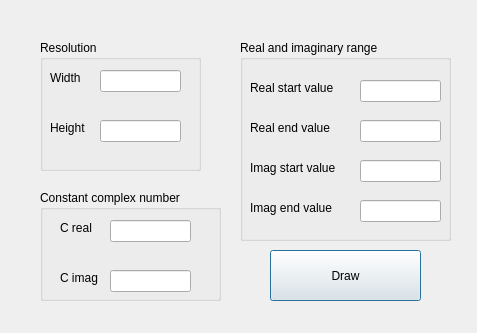
<?xml version="1.0" encoding="UTF-8"?>
<ui version="4.0">
 <class>Dialog</class>
 <widget class="QDialog" name="Dialog">
  <property name="enabled">
   <bool>true</bool>
  </property>
  <property name="geometry">
   <rect>
    <x>0</x>
    <y>0</y>
    <width>477</width>
    <height>333</height>
   </rect>
  </property>
  <property name="windowTitle">
   <string>Dialog</string>
  </property>
  <widget class="QGroupBox" name="groupBox">
   <property name="geometry">
    <rect>
     <x>40</x>
     <y>40</y>
     <width>161</width>
     <height>131</height>
    </rect>
   </property>
   <property name="title">
    <string>Resolution</string>
   </property>
   <widget class="QLabel" name="label">
    <property name="geometry">
     <rect>
      <x>10</x>
      <y>30</y>
      <width>41</width>
      <height>16</height>
     </rect>
    </property>
    <property name="text">
     <string>Width</string>
    </property>
   </widget>
   <widget class="QLabel" name="label_2">
    <property name="geometry">
     <rect>
      <x>10</x>
      <y>80</y>
      <width>41</width>
      <height>16</height>
     </rect>
    </property>
    <property name="text">
     <string>Height</string>
    </property>
   </widget>
   <widget class="QLineEdit" name="lineEdit">
    <property name="geometry">
     <rect>
      <x>60</x>
      <y>30</y>
      <width>81</width>
      <height>22</height>
     </rect>
    </property>
   </widget>
   <widget class="QLineEdit" name="lineEdit_2">
    <property name="geometry">
     <rect>
      <x>60</x>
      <y>80</y>
      <width>81</width>
      <height>22</height>
     </rect>
    </property>
   </widget>
  </widget>
  <widget class="QGroupBox" name="groupBox_2">
   <property name="geometry">
    <rect>
     <x>240</x>
     <y>40</y>
     <width>211</width>
     <height>201</height>
    </rect>
   </property>
   <property name="title">
    <string>Real and imaginary range</string>
   </property>
   <widget class="QLineEdit" name="lineEdit_3">
    <property name="geometry">
     <rect>
      <x>120</x>
      <y>40</y>
      <width>81</width>
      <height>22</height>
     </rect>
    </property>
   </widget>
   <widget class="QLabel" name="label_3">
    <property name="geometry">
     <rect>
      <x>10</x>
      <y>80</y>
      <width>91</width>
      <height>16</height>
     </rect>
    </property>
    <property name="text">
     <string>Real end value</string>
    </property>
   </widget>
   <widget class="QLineEdit" name="lineEdit_4">
    <property name="geometry">
     <rect>
      <x>120</x>
      <y>80</y>
      <width>81</width>
      <height>22</height>
     </rect>
    </property>
   </widget>
   <widget class="QLabel" name="label_4">
    <property name="geometry">
     <rect>
      <x>10</x>
      <y>40</y>
      <width>101</width>
      <height>16</height>
     </rect>
    </property>
    <property name="text">
     <string>Real start value</string>
    </property>
   </widget>
   <widget class="QLabel" name="label_5">
    <property name="geometry">
     <rect>
      <x>10</x>
      <y>160</y>
      <width>91</width>
      <height>16</height>
     </rect>
    </property>
    <property name="text">
     <string>Imag end value</string>
    </property>
   </widget>
   <widget class="QLineEdit" name="lineEdit_5">
    <property name="geometry">
     <rect>
      <x>120</x>
      <y>120</y>
      <width>81</width>
      <height>22</height>
     </rect>
    </property>
   </widget>
   <widget class="QLineEdit" name="lineEdit_6">
    <property name="geometry">
     <rect>
      <x>120</x>
      <y>160</y>
      <width>81</width>
      <height>22</height>
     </rect>
    </property>
   </widget>
   <widget class="QLabel" name="label_6">
    <property name="geometry">
     <rect>
      <x>10</x>
      <y>120</y>
      <width>101</width>
      <height>16</height>
     </rect>
    </property>
    <property name="text">
     <string>Imag start value</string>
    </property>
   </widget>
  </widget>
  <widget class="QGroupBox" name="groupBox_3">
   <property name="enabled">
    <bool>true</bool>
   </property>
   <property name="geometry">
    <rect>
     <x>40</x>
     <y>190</y>
     <width>181</width>
     <height>111</height>
    </rect>
   </property>
   <property name="title">
    <string>Constant complex number</string>
   </property>
   <widget class="QLineEdit" name="lineEdit_7">
    <property name="geometry">
     <rect>
      <x>70</x>
      <y>30</y>
      <width>81</width>
      <height>22</height>
     </rect>
    </property>
   </widget>
   <widget class="QLabel" name="label_7">
    <property name="geometry">
     <rect>
      <x>20</x>
      <y>30</y>
      <width>41</width>
      <height>16</height>
     </rect>
    </property>
    <property name="text">
     <string>C real</string>
    </property>
   </widget>
   <widget class="QLabel" name="label_8">
    <property name="geometry">
     <rect>
      <x>20</x>
      <y>80</y>
      <width>41</width>
      <height>16</height>
     </rect>
    </property>
    <property name="text">
     <string>C imag</string>
    </property>
   </widget>
   <widget class="QLineEdit" name="lineEdit_8">
    <property name="geometry">
     <rect>
      <x>70</x>
      <y>80</y>
      <width>81</width>
      <height>22</height>
     </rect>
    </property>
   </widget>
  </widget>
  <widget class="QPushButton" name="pushButton">
   <property name="geometry">
    <rect>
     <x>270</x>
     <y>250</y>
     <width>151</width>
     <height>51</height>
    </rect>
   </property>
   <property name="text">
    <string>Draw</string>
   </property>
  </widget>
 </widget>
 <resources/>
 <connections/>
</ui>
